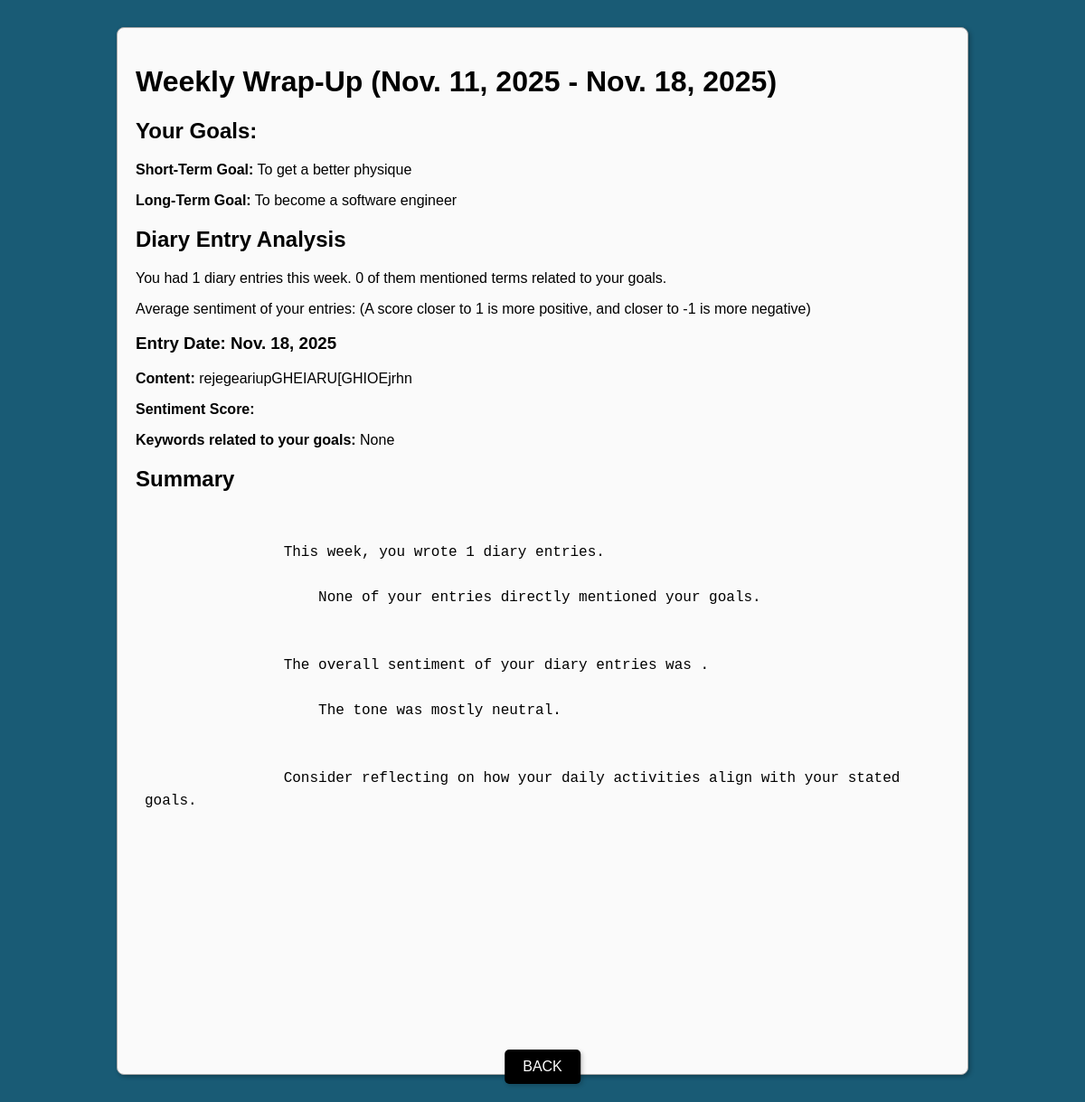
The app's page /wrapup/ (signed in) with its own data.
### web/models.py (models this page shows, shortened)
class DiaryEntry(models.Model):
    user = models.ForeignKey(User, on_delete=models.CASCADE)
    date = models.DateField()
    content = models.TextField()

class Goal(models.Model):
    user = models.OneToOneField(User, on_delete=models.CASCADE)
    short_term_goal = models.CharField(max_length=255, blank=True, null=True)
    long_term_goal = models.CharField(max_length=255, blank=True, null=True)
    hobbies = models.TextField(blank=True, null=True)
    goal_target_date = models.DateField(blank=True, null=True)

### web/views.py (the view)
# urls.py: path('wrapup/', views.wrapup, name='wrapup'),
def wrapup(request):
    print(f"NLTK data path: {nltk.data.path}") # Print the NLTK data path
    """
    Generates a weekly wrap-up of diary entries, including goal analysis and sentiment.

    Args:
        request (HttpRequest): The request object.

    Returns:
        HttpResponse: The rendered wrap-up page.
    """
    user = request.user
    today = datetime.today().date()
    start_date = today - timedelta(days=7)
    end_date = today
    diary_entries = DiaryEntry.objects.filter(
        user=user, date__range=[start_date, end_date]
    ).order_by('date')
    goal = Goal.objects.filter(user=user).first()
    goal_keywords = (
        extract_keywords(goal.short_term_goal + " " + goal.long_term_goal)
        if goal
        else []
    )
    entries_data = []
    goal_related_count = 0  # Count of entries related to goals
    total_sentiment = 0
    for entry in diary_entries:
        entry_keywords = extract_keywords(entry.content)
        relevant_keywords = [
            word for word in entry_keywords if word in goal_keywords
        ]
        if relevant_keywords:
            goal_related_count += 1
        sentiment_score = analyze_sentiment(entry.content)
        total_sentiment += sentiment_score
        entries_data.append(
            {
                'date': entry.date,
                'content': entry.content,
                'sentiment_score': sentiment_score,
                'relevant_keywords': relevant_keywords,  # Pass the relevant keywords
            }
        )
    average_sentiment = (
        total_sentiment / len(diary_entries) if diary_entries else 0
    )
    context = {
        'goal': goal,
        'entries_data': entries_data,
        'goal_related_count': goal_related_count,
        'total_entries': len(diary_entries),
        'average_sentiment': average_sentiment,
        'start_date': start_date,
        'end_date': end_date,
    }
    return render(request, 'web/wrapup.html', context)

### web/views.py (called while the page is built)
def extract_keywords(text):
    stop_words = set(stopwords.words('english'))
    words = word_tokenize(text.lower())
    filtered_words = [w for w in words if not w in stop_words and w.isalnum()]
    return filtered_words

def analyze_sentiment(text):
    analyzer = SentimentIntensityAnalyzer()
    vs = analyzer.polarity_scores(text)
    return vs['compound']

### web/templates/web/wrapup.html (shortened to what this page needs)
<!DOCTYPE html>
<html lang="en">
<head>
    {% load static %}
    <link rel="stylesheet" href="{% static 'css/wrapup.css' %}">
</head>
<body>
    <div class="diary-container">
        <h1>Weekly Wrap-Up ({{ start_date }} - {{ end_date }})</h1>
        {% if goal %}
            <h2>Your Goals:</h2>
            <p><strong>Short-Term Goal:</strong> {{ goal.short_term_goal }}</p>
            <p><strong>Long-Term Goal:</strong> {{ goal.long_term_goal }}</p>
        {% else %}
            <p>No goals set yet.</p>
        {% endif %}
        <h2>Diary Entry Analysis</h2>
        <p>You had {{ total_entries }} diary entries this week. {{ goal_related_count }} of them mentioned terms related to your goals.</p>
        <p>Average sentiment of your entries: {{ average_sentiment|floatformat:2 }}
        (A score closer to 1 is more positive, and closer to -1 is more negative)</p>
        {% if entries_data %}
    {% for entry in entries_data %}
        <div class="entry-summary">
            <h3>Entry Date: {{ entry.date }}</h3>
            <p><strong>Content:</strong> {{ entry.content }}</p>
            <p><strong>Sentiment Score:</strong> {{ entry.sentiment_score|floatformat:2 }}</p>
            <p><strong>Keywords related to your goals:</strong>
                {% if entry.relevant_keywords %}
                    {{ entry.relevant_keywords|join:", " }}
                {% else %}
                    None
                {% endif %}
            </p>
        </div>
    {% endfor %}
{% else %}
    <p>No entries available for this week.</p>
{% endif %}
        <h2>Summary</h2>
        <textarea class="lined-textarea" placeholder="Here is a quick summary of your week...">
            {% if entries_data %}
                This week, you wrote {{ total_entries }} diary entries.
                {% if goal_related_count > 0 %}
                    {{ goal_related_count }} of your entries mentioned terms related to your goals.
                {% else %}
                    None of your entries directly mentioned your goals.
                {% endif %}
                The overall sentiment of your diary entries was {{ average_sentiment|floatformat:2 }}.
                 {% if average_sentiment > 0.2 %}
                    This suggests a generally positive tone.
                {% elif average_sentiment < -0.2 %}
                    This suggests a generally negative tone.
                {% else %}
                    The tone was mostly neutral.
                {% endif %}
                Consider reflecting on how your daily activities align with your stated goals.
            {% else %}
                No diary entries for this week.
            {% endif %}
        </textarea>
    </div>
    <a href="{% url 'home' %}">
        <button id="backButton">BACK</button>
    </a>
</body>
</html>

### web/static/css/wrapup.css (style rules this page uses)
body { background-color: #195b75; margin: 0; padding: 30px; font-family: Arial, sans-serif; }
.diary-container { background-color: #fafafa; border: 1px solid #aaa; border-radius: 8px; box-shadow: 2px 2px 5px rgba(0,0,0,0.3); padding: 20px; max-width: 900px; margin: 0 auto; }
.lined-textarea { width: 100%; height: 75vh; background-color: #fafafa; border: none; resize: none; font-size: 16px; line-height: 25px; outline: none; padding: 10px; box-sizing: border-box; }
#backButton { display: inline-block; position: fixed; bottom: 20px; left: 50%; transform: translateX(-50%); margin: 0; padding: 10px 20px; background-color: black; color: white; text-decoration: none; border-radius: 5px; font-size: 16px; text-align: center; cursor: pointer; border: none; box-shadow: 2px 2px 5px rgba(0, 0, 0, 0.2); transition: background-color 0.3s ease; }

### records on screen
DiaryEntry: date "Nov. 18, 2025", date "Nov. 18, 2025", content "rejegeariupGHEIARU[GHIOEjrhn"
Goal: short_term_goal "To get a better physique", long_term_goal "To become a software engineer"

### other values on screen
{{ total_entries }} "1"
{{ goal_related_count }} "0"
